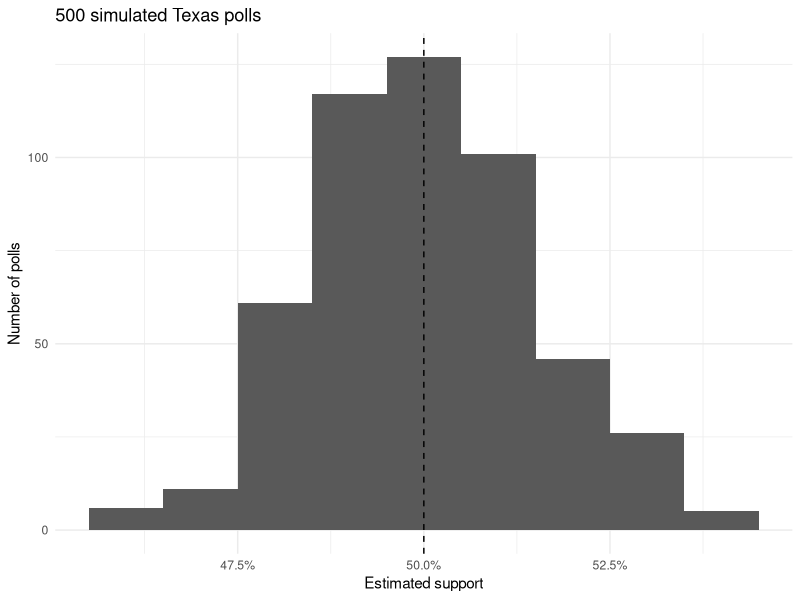
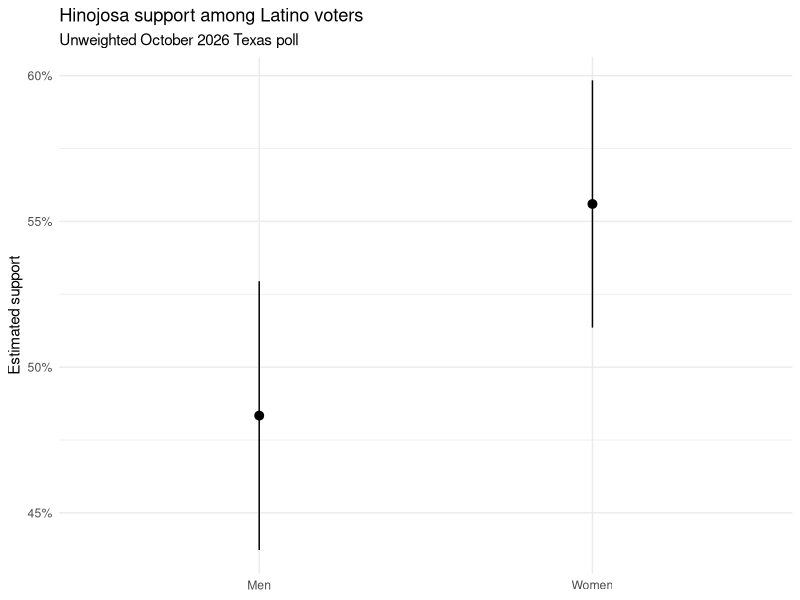

Generate these figures, in order, with R:
## ---- chunk 1
library(tidyverse)

set.seed(20261102)
## ---- chunk 2
p_true <- 0.50
## ---- chunk 3
support <- rbinom(
  1000,
  1,
  0.50
)
## ---- chunk 4
mean(support)
## ---- chunk 5
estimates <- replicate(
  500,
  mean(rbinom(1000, 1, 0.50))
)
## ---- chunk 6
head(estimates)
## ---- chunk 7
mean(estimates)
sd(estimates)
## ---- chunk 8
tibble(estimate = estimates) |>
  ggplot(aes(x = estimate)) +
  geom_histogram(binwidth = 0.01) +
  geom_vline(
    xintercept = 0.50,
    linetype = "dashed"
  ) +
  scale_x_continuous(
    labels = scales::percent
  ) +
  labs(
    title = "500 simulated Texas polls",
    x = "Estimated support",
    y = "Number of polls"
  ) +
  theme_minimal()
## ---- chunk 9
p_hat <- mean(support)
## ---- chunk 10
se <- sqrt(
  p_hat * (1 - p_hat) / 1000
)

se
## ---- chunk 11
sd(estimates)
## ---- chunk 12
moe <- 1.96 * se

moe
## ---- chunk 13
moe * 100
## ---- chunk 14
lower <- p_hat - moe
upper <- p_hat + moe
## ---- chunk 15
tibble(
  estimate = p_hat,
  lower = lower,
  upper = upper
)
## ---- chunk 16
sim_se <- sqrt(
  estimates * (1 - estimates) / 1000
)
## ---- chunk 17
sim_lower <- estimates - 1.96 * sim_se
sim_upper <- estimates + 1.96 * sim_se
## ---- chunk 18
mean(
  sim_lower <= 0.50 &
  sim_upper >= 0.50
)
## ---- chunk 19
small_polls <- replicate(
  500,
  mean(rbinom(250, 1, 0.50))
)
## ---- chunk 20
large_polls <- replicate(
  500,
  mean(rbinom(2000, 1, 0.50))
)
## ---- chunk 21
sd(small_polls)
sd(estimates)
sd(large_polls)
## ---- chunk 22
getwd()
## ---- chunk 23
setwd(
  "C:/Users/YourName/Documents/Lab3"
)
## ---- chunk 24
getwd()
## ---- chunk 25
texas <- read_csv(
  "Univision_Texas October Poll.csv"
)
## ---- chunk 26
dim(texas)
names(texas)[1:20]
## ---- chunk 27
latino <- texas |>
  filter(
    !is.na(weight_hisp)
  )
## ---- chunk 28
nrow(latino)
## ---- chunk 29
latino <- latino |>
  mutate(
    hinojosa = if_else(
      govvote26_full == 1,
      1,
      0,
      missing = NA_real_
    )
  )
## ---- chunk 30
count(latino, hinojosa)
## ---- chunk 31
p_hat <- mean(
  latino$hinojosa,
  na.rm = TRUE
)

p_hat
## ---- chunk 32
n <- sum(
  !is.na(latino$hinojosa)
)

n
## ---- chunk 33
se <- sqrt(
  p_hat * (1 - p_hat) / n
)

se
## ---- chunk 34
moe <- 1.96 * se

moe
## ---- chunk 35
lower <- p_hat - moe
upper <- p_hat + moe
## ---- chunk 36
tibble(
  n = n,
  estimate = p_hat,
  lower = lower,
  upper = upper
)
## ---- chunk 37
latino <- latino |>
  mutate(
    gender_group = case_when(
      gender == 1 ~ "Men",
      gender == 2 ~ "Women",
      TRUE ~ NA_character_
    )
  )
## ---- chunk 38
count(latino, gender_group)
## ---- chunk 39
gender_results <- latino |>
  filter(
    !is.na(gender_group)
  ) |>
  group_by(gender_group) |>
  summarize(
    n = sum(!is.na(hinojosa)),
    estimate = mean(
      hinojosa,
      na.rm = TRUE
    )
  )

gender_results
## ---- chunk 40
gender_results <- gender_results |>
  mutate(
    se = sqrt(
      estimate * (1 - estimate) / n
    ),
    lower = estimate - 1.96 * se,
    upper = estimate + 1.96 * se
  )

gender_results
## ---- chunk 41
ggplot(
  gender_results,
  aes(
    x = gender_group,
    y = estimate,
    ymin = lower,
    ymax = upper
  )
) +
  geom_pointrange() +
  scale_y_continuous(
    labels = scales::percent
  ) +
  labs(
    title = "Hinojosa support among Latino voters",
    subtitle = "Unweighted October 2026 Texas poll",
    x = NULL,
    y = "Estimated support"
  ) +
  theme_minimal()
## ---- chunk 42
men <- gender_results |>
  filter(gender_group == "Men")

women <- gender_results |>
  filter(gender_group == "Women")
## ---- chunk 43
difference <-
  women$estimate -
  men$estimate

difference
## ---- chunk 44
se_difference <- sqrt(
  women$estimate *
    (1 - women$estimate) /
    women$n +
  men$estimate *
    (1 - men$estimate) /
    men$n
)
## ---- chunk 45
difference - 1.96 * se_difference
difference + 1.96 * se_difference
## ---- chunk 46
# Your code
## ---- chunk 47
# Your code
## ---- chunk 48
# Your code
## ---- chunk 49
# Your code
## ---- chunk 50
# Your code
